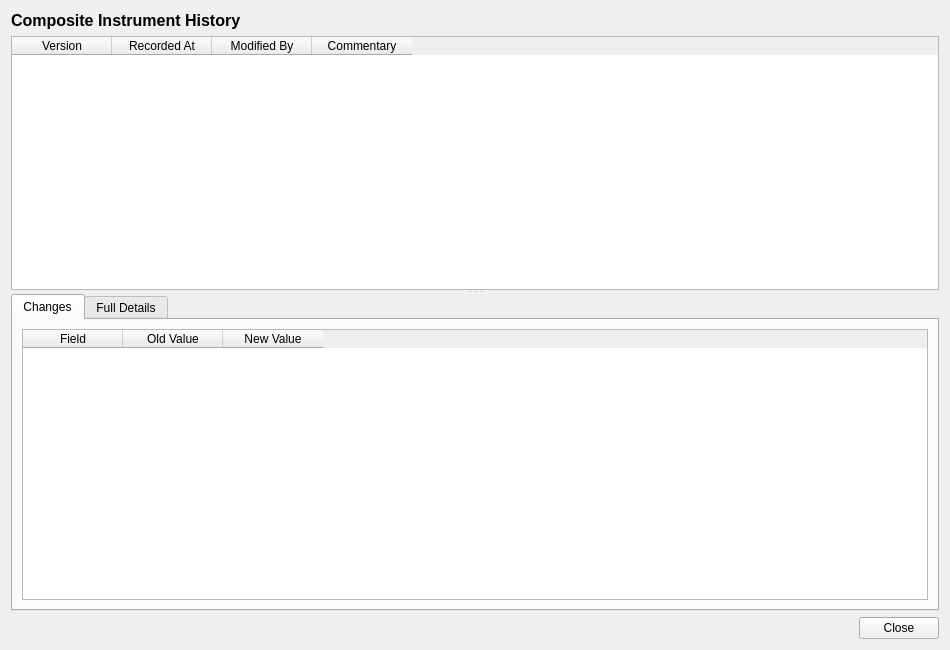
<?xml version="1.0" encoding="UTF-8"?>
<ui version="4.0">
 <class>CompositeInstrumentHistoryDialog</class>
 <widget class="QWidget" name="CompositeInstrumentHistoryDialog">
  <property name="geometry">
   <rect>
    <x>0</x>
    <y>0</y>
    <width>950</width>
    <height>650</height>
   </rect>
  </property>
  <property name="windowTitle">
   <string>Composite Instrument History</string>
  </property>
  <layout class="QVBoxLayout" name="verticalLayout">
   <item>
    <widget class="QLabel" name="titleLabel">
     <property name="font">
      <font>
       <pointsize>12</pointsize>
       <bold>true</bold>
      </font>
     </property>
     <property name="text">
      <string>Composite Instrument History</string>
     </property>
    </widget>
   </item>
   <item>
    <widget class="QSplitter" name="splitter">
     <property name="orientation">
      <enum>Qt::Vertical</enum>
     </property>
     <widget class="QTableWidget" name="versionListWidget">
      <property name="minimumHeight"><number>150</number></property>
      <property name="maximumHeight"><number>250</number></property>
      <property name="alternatingRowColors"><bool>true</bool></property>
      <property name="editTriggers">
       <set>QAbstractItemView::NoEditTriggers</set>
      </property>
      <property name="selectionMode">
       <enum>QAbstractItemView::SingleSelection</enum>
      </property>
      <property name="selectionBehavior">
       <enum>QAbstractItemView::SelectRows</enum>
      </property>
      <column><property name="text"><string>Version</string></property></column>
      <column><property name="text"><string>Recorded At</string></property></column>
      <column><property name="text"><string>Modified By</string></property></column>
      <column><property name="text"><string>Commentary</string></property></column>
     </widget>
     <widget class="QWidget" name="detailWidget">
      <layout class="QVBoxLayout" name="detailLayout">
       <property name="leftMargin"><number>0</number></property>
       <property name="topMargin"><number>0</number></property>
       <property name="rightMargin"><number>0</number></property>
       <property name="bottomMargin"><number>0</number></property>
       <item>
        <widget class="QTabWidget" name="tabWidget">
         <property name="currentIndex"><number>0</number></property>
         <widget class="QWidget" name="changesTab">
          <attribute name="title"><string>Changes</string></attribute>
          <layout class="QVBoxLayout" name="changesTabLayout">
           <item>
            <widget class="QTableWidget" name="changesTableWidget">
             <property name="editTriggers">
              <set>QAbstractItemView::NoEditTriggers</set>
             </property>
             <property name="alternatingRowColors"><bool>true</bool></property>
             <property name="selectionMode">
              <enum>QAbstractItemView::SingleSelection</enum>
             </property>
             <property name="selectionBehavior">
              <enum>QAbstractItemView::SelectRows</enum>
             </property>
             <column><property name="text"><string>Field</string></property></column>
             <column><property name="text"><string>Old Value</string></property></column>
             <column><property name="text"><string>New Value</string></property></column>
            </widget>
           </item>
          </layout>
         </widget>
         <widget class="QWidget" name="fullDetailsTab">
          <attribute name="title"><string>Full Details</string></attribute>
          <layout class="QVBoxLayout" name="fullDetailsTabLayout">
           <item>
            <widget class="QScrollArea" name="scrollArea">
             <property name="widgetResizable"><bool>true</bool></property>
             <widget class="QWidget" name="scrollAreaWidgetContents">
              <property name="geometry">
               <rect><x>0</x><y>0</y><width>600</width><height>400</height></rect>
              </property>
              <layout class="QFormLayout" name="formLayout">
               <item row="0" column="0">
                <widget class="QLabel" name="tradeTypeCodeLabel">
                 <property name="text"><string>Trade Type:</string></property>
                </widget>
               </item>
               <item row="0" column="1">
                <widget class="QLabel" name="tradeTypeCodeValue">
                 <property name="text"><string/></property>
                </widget>
               </item>
               <item row="1" column="0">
                <widget class="QLabel" name="descriptionLabel">
                 <property name="text"><string>Description:</string></property>
                </widget>
               </item>
               <item row="1" column="1">
                <widget class="QLabel" name="descriptionValue">
                 <property name="text"><string/></property>
                 <property name="wordWrap"><bool>true</bool></property>
                </widget>
               </item>
               <item row="2" column="0">
                <widget class="QLabel" name="versionNumberLabel">
                 <property name="text"><string>Version:</string></property>
                </widget>
               </item>
               <item row="2" column="1">
                <widget class="QLabel" name="versionNumberValue">
                 <property name="text"><string/></property>
                </widget>
               </item>
               <item row="3" column="0">
                <widget class="QLabel" name="modifiedByLabel">
                 <property name="text"><string>Modified By:</string></property>
                </widget>
               </item>
               <item row="3" column="1">
                <widget class="QLabel" name="modifiedByValue">
                 <property name="text"><string/></property>
                </widget>
               </item>
               <item row="4" column="0">
                <widget class="QLabel" name="recordedAtLabel">
                 <property name="text"><string>Recorded At:</string></property>
                </widget>
               </item>
               <item row="4" column="1">
                <widget class="QLabel" name="recordedAtValue">
                 <property name="text"><string/></property>
                </widget>
               </item>
               <item row="5" column="0">
                <widget class="QLabel" name="changeCommentaryLabel">
                 <property name="text"><string>Change Commentary:</string></property>
                </widget>
               </item>
               <item row="5" column="1">
                <widget class="QLabel" name="changeCommentaryValue">
                 <property name="text"><string/></property>
                 <property name="wordWrap"><bool>true</bool></property>
                </widget>
               </item>
              </layout>
             </widget>
            </widget>
           </item>
          </layout>
         </widget>
        </widget>
       </item>
      </layout>
     </widget>
    </widget>
   </item>
   <item>
    <layout class="QHBoxLayout" name="buttonLayout">
     <item>
      <spacer name="horizontalSpacer">
       <property name="orientation"><enum>Qt::Horizontal</enum></property>
       <property name="sizeHint" stdset="0">
        <size><width>40</width><height>20</height></size>
       </property>
      </spacer>
     </item>
     <item>
      <widget class="QPushButton" name="closeButton">
       <property name="text"><string>Close</string></property>
      </widget>
     </item>
    </layout>
   </item>
  </layout>
 </widget>
 <resources/>
 <connections/>
</ui>
